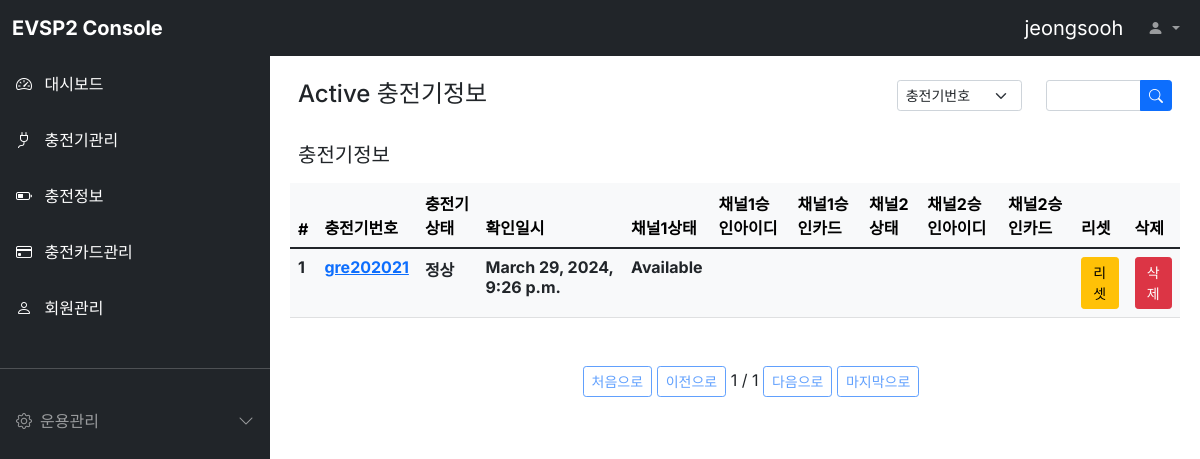
Page /clients/ (signed in) on the earlier database version.
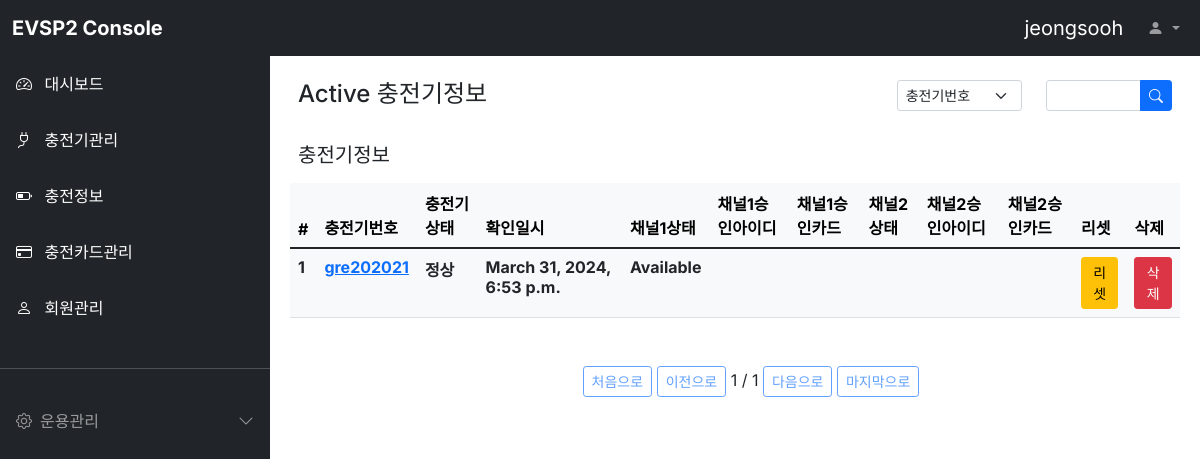
Same page on the later database version.
### clients/models.py (models this page shows, shortened)
class Clients(models.Model):
  cpnumber = models.CharField(max_length=64, blank=True, verbose_name='충전기번호')
  cpstatus = models.CharField(max_length=64, blank=True, verbose_name='충전기상태')
  check_dttm = models.DateTimeField(blank=True, null=True, verbose_name='확인일시')
  channel_name_1 = models.CharField(max_length=64, blank=True, verbose_name='채널1이름')
  channel_status_1 = models.CharField(max_length=64, blank=True, verbose_name='채널1상태')
  connection_id_1 = models.CharField(max_length=256, blank=True, null=True, verbose_name='커넥션1아이디')
  authorized_tag_1 = models.CharField(max_length=64, blank=True, verbose_name='승인된1카드테그')
  channel_name_2 = models.CharField(max_length=64, blank=True, verbose_name='채널2이름')
  channel_status_2 = models.CharField(max_length=64, blank=True, verbose_name='채널2상태')
  connection_id_2 = models.CharField(max_length=256, blank=True, verbose_name='커넥션2아이디')
  authorized_tag_2 = models.CharField(max_length=64, blank=True, verbose_name='승인된2카드테그')
  class Meta:
    db_table = 'evsp2_clients'
    verbose_name = '충전기채널'
    verbose_name_plural = '충전기채널'

### clients/views.py (the view)
# urls.py: path('', views.ClientsList.as_view()),
class ClientsList(ListView):
  model = Clients
  template_name='clients.html'
  context_object_name = 'clientsList'
  paginate_by = 5
  queryset = Clients.objects.all()
  def get_queryset(self):
    queryset = Clients.objects.all()
    query = self.request.GET.get("q", None)
    if query is not None:
      queryset = queryset.filter(
        Q(cpnumber__icontains=query) |
        Q(cpstatus__icontains=query) |
        Q(channel_status_1__icontains=query)
      )
    return queryset
  def get_context_data(self, **kwargs):
    context = super().get_context_data(**kwargs)
    user_id = self.request.session['user']
    context['loginuser'] = user_id
    return context

### clients/templates/clients.html (shortened to what this page needs)
{% extends "base.html" %}
{% block contents %}
<div class="row mt-3 mx-3">
  <div class="col-md-8 fw-bold"><h4>Active 충전기정보</h4></div>
  <div class="col-md-2">
    <select class="form-select form-select-sm" aria-label="Default select example">
      <option selected>충전기번호</option>
    </select>
  </div>
  <div class="col-md-2">
    <form method="get" action="">
      <div class="input-group input-group-sm">
        <input type="text" class="form-control" name="q" placeholder="" aria-label="Recipient's userid" aria-describedby="button-addon2">
        <button class="btn btn-primary" type="submit" id="button-addon2">
          <i class="bi bi-search"></i>
        </button>
      </div>
    </form>
  </div>
</div>
<div class="row mt-3 mx-3">
  <div class="col-md-6 fw-bold"><h5>충전기정보</h5></div>
</div>
<div class="row mt-2 mx-2">
  <div class="col-12">
    {% load infolist_extras %}
    <table class="table table-light">
      <thead class="thead-light">
        <tr>
          <th scope="col">#</th>
          <th scope="col">충전기번호</th>
          <th scope="col">충전기상태</th>
          <th scope="col">확인일시</th>
          <th scope="col">채널1상태</th>
          <th scope="col">채널1승인아이디</th>
          <th scope="col">채널1승인카드</th>
          <th scope="col">채널2상태</th>
          <th scope="col">채널2승인아이디</th>
          <th scope="col">채널2승인카드</th>
          <th scope="col">리셋</th>
          <th scope="col">삭제</th>
        </tr>
      </thead>
      <tbody class="text-dark">
        {% for clients in clientsList %}
        <tr>
          <th scope="row">{{ clients.id }}</th>
          <th><a id="clients-{{ clients.id }}" href="/clients/{{ clients.id }}">{{ clients.cpnumber }}</a></th>
          <th>{{ clients.cpstatus }}</th>
          <th>{{ clients.check_dttm }}</th>
          <th>{{ clients.channel_status_1 }}</th>
          <th>{{ clients.connection_id_1 }}</th>
          <th>{{ clients.authorized_tag_1 }}</th>
          <th>{{ clients.channel_status_2 }}</th>
          <th>{{ clients.connection_id_2 }}</th>
          <th>{{ clients.authorized_tag_2 }}</th>
          <th><a class="btn btn-primary btn-sm btn-warning" id="clients-{{ clients.id }}"
            href="/clients/{{ clients.id }}/reset" target="_blank">리셋</a></th>
          <th><a class="btn btn-primary btn-sm btn-danger" id="clients-{{ clients.id }}"
            href="/clients/{{ clients.id }}/delete" target="_blank">삭제</a></th>
        </tr>
        {% endfor %}
      </tbody>
    </table>
    <div class="pagination justify-content-center mt-5">
      <ul class="step-links">
        {% if page_obj.has_previous %}
        <a class="btn btn-sm btn-outline-primary" href="{% my_url 1 'page' request.GET.urlencode %}">처음으로</a>
        <a class="btn btn-sm btn-outline-primary" href="{% my_url page_obj.previous_page_number 'page' request.GET.urlencode %}">이전으로</a>
        {% else %}
        <a class="btn btn-sm btn-outline-primary disabled" href="#">처음으로</a>
        <a class="btn btn-sm btn-outline-primary disabled" href="#">이전으로</a>
        {% endif %}
      <span class="current">
        {{ page_obj.number }} / {{ page_obj.paginator.num_pages }}
      </span>
        {% if page_obj.has_next %}
        <a class="btn btn-sm btn-outline-primary" href="{% my_url page_obj.next_page_number 'page' request.GET.urlencode %}">다음으로</a>
        <a class="btn btn-sm btn-outline-primary" href="{% my_url page_obj.paginator.num_pages 'page' request.GET.urlencode %}">마지막으로</a>
        {% else %}
        <a class="btn btn-sm btn-outline-primary disabled" href="#">다음으로</a>
        <a class="btn btn-sm btn-outline-primary disabled" href="#">마지막으로</a>
        {% endif %}
      </ul>
    </div>
  </div>
</div>
{% endblock %}

### dashboard/templates/base.html (shortened to what this page needs)
<html>
<head>
  {% load static %}
  <link href="https://cdn.jsdelivr.net/npm/bootstrap@5.1.3/dist/css/bootstrap.min.css" rel="stylesheet">
  <link rel="stylesheet" href="https://cdn.jsdelivr.net/npm/bootstrap-icons@1.8.1/font/bootstrap-icons.css">
  <link rel="stylesheet" href="{% static 'style.css' %}" />
</head>
<body>
  <nav class="navbar navbar-expand-lg navbar-dark bg-dark fixed-top">
    <div class="container-fluid">
      <a class="navbar-brand fw-bold me-auto" href="#"> EVSP2 Console</a>
      <div class="collapse navbar-collapse" id="navbarSupportedContent">
        <a class="navbar-brand ms-auto" href="#">{{ loginuser }}</a>
        <ul class="navbar-nav mb-2 mb-lg-0">
          <li class="nav-item dropdown">
            <a class="nav-link dropdown-toggle" href="#" id="navbarDropdown" role="button" data-bs-toggle="dropdown" aria-expanded="false">
              <i class="bi bi-person-fill"></i>
            </a>
          </li>
        </ul>
      </div>
    </div>
  </nav>
  <div
    class="offcanvas bg-dark sidebar-nav"
    tabindex="-1" id="offcanvasExample"
    aria-labelledby="offcanvasExampleLabel"
  >
    <div class="offcanvas-body p-0">
      <nav class="navbar-dark">
        <ul class="navbar-nav">
          <li>
            <a href="/dashboard/" class="nav-link p-3 active">
              <span class="me-2">
                <i class="bi bi-speedometer2"></i>
              </span>
              <span>대시보드</span>
            </a>
          </li>
          <li>
            <a href="/cpinfo/" class="nav-link p-3 active">
              <span class="me-2">
                <i class="bi bi-plug"></i>
              </span>
              <span>충전기관리</span>
            </a>
          </li>
          <li>
            <a href="/charginginfo/" class="nav-link p-3 active">
              <span class="me-2">
                <i class="bi bi-battery-half"></i>
              </span>
              <span>충전정보</span>
            </a>
          </li>
          <li>
            <a href="/cardinfo/" class="nav-link p-3 active">
              <span class="me-2">
                <i class="bi bi-credit-card"></i>
              </span>
              <span>충전카드관리</span>
            </a>
          </li>
          <li>
            <a href="/user/" class="nav-link p-3 active">
              <span class="me-2">
                <i class="bi bi-person"></i>
              </span>
              <span>회원관리</span>
            </a>
          </li>
          <li class="my-4">
            <hr class="dropdown-divider bg-light" />
          </li>
          <li>
            <a class="nav-link px-3 sidebar-link" data-bs-toggle="collapse"
              href="#collapseExample" role="button" aria-expanded="false"
              aria-controls="collapseExample"
            >
              <span class="me-2">
                <i class="bi bi-gear"></i>
              </span>
              <span>운용관리</span>
              <span class="right-icon ms-auto">
                <i class="bi bi-chevron-down"></i>
              </span>
            </a>
          </li>
        </ul>
      </nav>
    </div>
  </div>
  <main class="mt-5 pt-3">
    {% block contents %}
    {% endblock %}
  </main>
</body>
</html>

### static/style.css (style rules this page uses)
body, button { font-family: "Inter", sans-serif; }
:root { --offcanvas-width: 270px; --topNavbarHeight: 56px; }
.sidebar-nav { width: var(--offcanvas-width); }
.sidebar-link { display: flex; align-items: center; }
.sidebar-link .right-icon { display: inline-flex; transition: all ease 0.25s; }
@media (min-width: 992px) { body { overflow: auto !important; } }
@media (min-width: 992px) { main { margin-left: var(--offcanvas-width); } }
@media (min-width: 992px) { .sidebar-nav { transform: none; visibility: visible !important; top:var(--topNavbarHeight); height: calc(100% - var(--topNavbarHeight)); } }

Differences in the rows shown:
changed Clients "gre202021": check_dttm "March 29, 2024, 9:26 p.m." → "March 31, 2024, 6:53 p.m."
